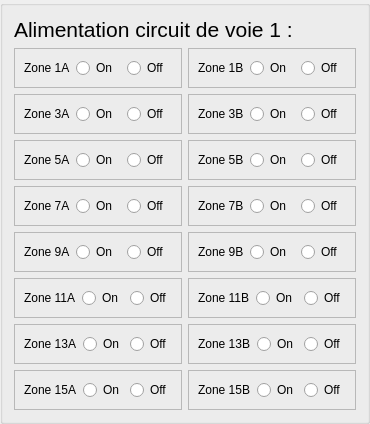
         <widget class="QGroupBox" name="groupBox_2">
          <property name="title">
           <string/>
          </property>
          <layout class="QGridLayout" name="gridLayout_3">
           <item row="1" column="0">
            <widget class="QFrame" name="Z1A">
             <property name="frameShape">
              <enum>QFrame::Shape::StyledPanel</enum>
             </property>
             <property name="frameShadow">
              <enum>QFrame::Shadow::Raised</enum>
             </property>
             <layout class="QHBoxLayout" name="horizontalLayout_7">
              <item>
               <widget class="QLabel" name="label_7">
                <property name="text">
                 <string>Zone 1A</string>
                </property>
               </widget>
              </item>
              <item>
               <widget class="QRadioButton" name="radioButton_7">
                <property name="text">
                 <string>On</string>
                </property>
               </widget>
              </item>
              <item>
               <widget class="QRadioButton" name="radioButton_8">
                <property name="text">
                 <string>Off</string>
                </property>
               </widget>
              </item>
             </layout>
            </widget>
           </item>
           <item row="1" column="1">
            <widget class="QFrame" name="Z1B">
             <property name="frameShape">
              <enum>QFrame::Shape::StyledPanel</enum>
             </property>
             <property name="frameShadow">
              <enum>QFrame::Shadow::Raised</enum>
             </property>
             <layout class="QHBoxLayout" name="horizontalLayout">
              <item>
               <widget class="QLabel" name="label_3">
                <property name="text">
                 <string>Zone 1B</string>
                </property>
               </widget>
              </item>
              <item>
               <widget class="QRadioButton" name="radioButton_6">
                <property name="text">
                 <string>On</string>
                </property>
               </widget>
              </item>
              <item>
               <widget class="QRadioButton" name="radioButton_4">
                <property name="text">
                 <string>Off</string>
                </property>
               </widget>
              </item>
             </layout>
            </widget>
           </item>
           <item row="2" column="0">
            <widget class="QFrame" name="Z3A">
             <property name="frameShape">
              <enum>QFrame::Shape::StyledPanel</enum>
             </property>
             <property name="frameShadow">
              <enum>QFrame::Shadow::Raised</enum>
             </property>
             <layout class="QHBoxLayout" name="horizontalLayout_8">
              <item>
               <widget class="QLabel" name="label_8">
                <property name="text">
                 <string>Zone 3A</string>
                </property>
               </widget>
              </item>
              <item>
               <widget class="QRadioButton" name="radioButton_9">
                <property name="text">
                 <string>On</string>
                </property>
               </widget>
              </item>
              <item>
               <widget class="QRadioButton" name="radioButton_10">
                <property name="text">
                 <string>Off</string>
                </property>
               </widget>
              </item>
             </layout>
            </widget>
           </item>
           <item row="2" column="1">
            <widget class="QFrame" name="Z3B">
             <property name="frameShape">
              <enum>QFrame::Shape::StyledPanel</enum>
             </property>
             <property name="frameShadow">
              <enum>QFrame::Shadow::Raised</enum>
             </property>
             <layout class="QGridLayout" name="gridLayout_10">
              <item row="0" column="2">
               <widget class="QRadioButton" name="radioButton_22">
                <property name="text">
                 <string>Off</string>
                </property>
               </widget>
              </item>
              <item row="0" column="1">
               <widget class="QRadioButton" name="radioButton_24">
                <property name="text">
                 <string>On</string>
                </property>
               </widget>
              </item>
              <item row="0" column="0">
               <widget class="QLabel" name="label_10">
                <property name="text">
                 <string>Zone 3B</string>
                </property>
               </widget>
              </item>
             </layout>
            </widget>
           </item>
           <item row="3" column="0">
            <widget class="QFrame" name="Z5A">
             <property name="frameShape">
              <enum>QFrame::Shape::StyledPanel</enum>
             </property>
             <property name="frameShadow">
              <enum>QFrame::Shadow::Raised</enum>
             </property>
             <layout class="QHBoxLayout" name="horizontalLayout_11">
              <item>
               <widget class="QLabel" name="label_15">
                <property name="text">
                 <string>Zone 5A</string>
                </property>
               </widget>
              </item>
              <item>
               <widget class="QRadioButton" name="radioButton_15">
                <property name="text">
                 <string>On</string>
                </property>
               </widget>
              </item>
              <item>
               <widget class="QRadioButton" name="radioButton_16">
                <property name="text">
                 <string>Off</string>
                </property>
               </widget>
              </item>
             </layout>
            </widget>
           </item>
           <item row="3" column="1">
            <widget class="QFrame" name="Z5B">
             <property name="frameShape">
              <enum>QFrame::Shape::StyledPanel</enum>
             </property>
             <property name="frameShadow">
              <enum>QFrame::Shadow::Raised</enum>
             </property>
             <layout class="QGridLayout" name="gridLayout_9">
              <item row="0" column="0">
               <widget class="QLabel" name="label_9">
                <property name="text">
                 <string>Zone 5B</string>
                </property>
               </widget>
              </item>
              <item row="0" column="1">
               <widget class="QRadioButton" name="radioButton_21">
                <property name="text">
                 <string>On</string>
                </property>
               </widget>
              </item>
              <item row="0" column="2">
               <widget class="QRadioButton" name="radioButton_19">
                <property name="text">
                 <string>Off</string>
                </property>
               </widget>
              </item>
             </layout>
            </widget>
           </item>
           <item row="4" column="0">
            <widget class="QFrame" name="Z7A">
             <property name="frameShape">
              <enum>QFrame::Shape::StyledPanel</enum>
             </property>
             <property name="frameShadow">
              <enum>QFrame::Shadow::Raised</enum>
             </property>
             <layout class="QHBoxLayout" name="horizontalLayout_9">
              <item>
               <widget class="QLabel" name="label_13">
                <property name="text">
                 <string>Zone 7A</string>
                </property>
               </widget>
              </item>
              <item>
               <widget class="QRadioButton" name="radioButton_11">
                <property name="text">
                 <string>On</string>
                </property>
               </widget>
              </item>
              <item>
               <widget class="QRadioButton" name="radioButton_12">
                <property name="text">
                 <string>Off</string>
                </property>
               </widget>
              </item>
             </layout>
            </widget>
           </item>
           <item row="4" column="1">
            <widget class="QFrame" name="Z7B">
             <property name="frameShape">
              <enum>QFrame::Shape::StyledPanel</enum>
             </property>
             <property name="frameShadow">
              <enum>QFrame::Shadow::Raised</enum>
             </property>
             <layout class="QGridLayout" name="gridLayout_11">
              <item row="0" column="2">
               <widget class="QRadioButton" name="radioButton_25">
                <property name="text">
                 <string>Off</string>
                </property>
               </widget>
              </item>
              <item row="0" column="0">
               <widget class="QLabel" name="label_11">
                <property name="text">
                 <string>Zone 7B</string>
                </property>
               </widget>
              </item>
              <item row="0" column="1">
               <widget class="QRadioButton" name="radioButton_27">
                <property name="text">
                 <string>On</string>
                </property>
               </widget>
              </item>
             </layout>
            </widget>
           </item>
           <item row="5" column="0">
            <widget class="QFrame" name="Z9A">
             <property name="frameShape">
              <enum>QFrame::Shape::StyledPanel</enum>
             </property>
             <property name="frameShadow">
              <enum>QFrame::Shadow::Raised</enum>
             </property>
             <layout class="QHBoxLayout" name="horizontalLayout_12">
              <item>
               <widget class="QLabel" name="label_17">
                <property name="text">
                 <string>Zone 9A</string>
                </property>
               </widget>
              </item>
              <item>
               <widget class="QRadioButton" name="radioButton_17">
                <property name="text">
                 <string>On</string>
                </property>
               </widget>
              </item>
              <item>
               <widget class="QRadioButton" name="radioButton_18">
                <property name="text">
                 <string>Off</string>
                </property>
               </widget>
              </item>
             </layout>
            </widget>
           </item>
           <item row="5" column="1">
            <widget class="QFrame" name="Z9B">
             <property name="frameShape">
              <enum>QFrame::Shape::StyledPanel</enum>
             </property>
             <property name="frameShadow">
              <enum>QFrame::Shadow::Raised</enum>
             </property>
             <layout class="QGridLayout" name="gridLayout_12">
              <item row="0" column="3">
               <widget class="QRadioButton" name="radioButton_28">
                <property name="text">
                 <string>Off</string>
                </property>
               </widget>
              </item>
              <item row="0" column="2">
               <widget class="QRadioButton" name="radioButton_30">
                <property name="text">
                 <string>On</string>
                </property>
               </widget>
              </item>
              <item row="0" column="1">
               <widget class="QLabel" name="label_12">
                <property name="text">
                 <string>Zone 9B</string>
                </property>
               </widget>
              </item>
             </layout>
            </widget>
           </item>
           <item row="6" column="0">
            <widget class="QFrame" name="Z11A">
             <property name="frameShape">
              <enum>QFrame::Shape::StyledPanel</enum>
             </property>
             <property name="frameShadow">
              <enum>QFrame::Shadow::Raised</enum>
             </property>
             <layout class="QHBoxLayout" name="horizontalLayout_10">
              <item>
               <widget class="QLabel" name="label_14">
                <property name="text">
                 <string>Zone 11A</string>
                </property>
               </widget>
              </item>
              <item>
               <widget class="QRadioButton" name="radioButton_13">
                <property name="text">
                 <string>On</string>
                </property>
               </widget>
              </item>
              <item>
               <widget class="QRadioButton" name="radioButton_14">
                <property name="text">
                 <string>Off</string>
                </property>
               </widget>
              </item>
             </layout>
            </widget>
           </item>
           <item row="6" column="1">
            <widget class="QFrame" name="Z11B">
             <property name="frameShape">
              <enum>QFrame::Shape::StyledPanel</enum>
             </property>
             <property name="frameShadow">
              <enum>QFrame::Shadow::Raised</enum>
             </property>
             <layout class="QGridLayout" name="gridLayout_16">
              <item row="0" column="1">
               <widget class="QRadioButton" name="radioButton_42">
                <property name="text">
                 <string>On</string>
                </property>
               </widget>
              </item>
              <item row="0" column="0">
               <widget class="QLabel" name="label_16">
                <property name="text">
                 <string>Zone 11B</string>
                </property>
               </widget>
              </item>
              <item row="0" column="3">
               <widget class="QRadioButton" name="radioButton_40">
                <property name="text">
                 <string>Off</string>
                </property>
               </widget>
              </item>
             </layout>
            </widget>
           </item>
           <item row="7" column="0">
            <widget class="QFrame" name="Z13A">
             <property name="frameShape">
              <enum>QFrame::Shape::StyledPanel</enum>
             </property>
             <property name="frameShadow">
              <enum>QFrame::Shadow::Raised</enum>
             </property>
             <layout class="QGridLayout" name="gridLayout_20">
              <item row="0" column="1">
               <widget class="QRadioButton" name="radioButton_54">
                <property name="text">
                 <string>On</string>
                </property>
               </widget>
              </item>
              <item row="0" column="2">
               <widget class="QRadioButton" name="radioButton_52">
                <property name="text">
                 <string>Off</string>
                </property>
               </widget>
              </item>
              <item row="0" column="0">
               <widget class="QLabel" name="label_20">
                <property name="text">
                 <string>Zone 13A</string>
                </property>
               </widget>
              </item>
             </layout>
            </widget>
           </item>
           <item row="7" column="1">
            <widget class="QFrame" name="Z13B">
             <property name="frameShape">
              <enum>QFrame::Shape::StyledPanel</enum>
             </property>
             <property name="frameShadow">
              <enum>QFrame::Shadow::Raised</enum>
             </property>
             <layout class="QGridLayout" name="gridLayout_18">
              <item row="0" column="1">
               <widget class="QRadioButton" name="radioButton_48">
                <property name="text">
                 <string>On</string>
                </property>
               </widget>
              </item>
              <item row="0" column="2">
               <widget class="QRadioButton" name="radioButton_46">
                <property name="text">
                 <string>Off</string>
                </property>
               </widget>
              </item>
              <item row="0" column="0">
               <widget class="QLabel" name="label_18">
                <property name="text">
                 <string>Zone 13B</string>
                </property>
               </widget>
              </item>
             </layout>
            </widget>
           </item>
           <item row="8" column="0">
            <widget class="QFrame" name="Z15A">
             <property name="frameShape">
              <enum>QFrame::Shape::StyledPanel</enum>
             </property>
             <property name="frameShadow">
              <enum>QFrame::Shadow::Raised</enum>
             </property>
             <layout class="QHBoxLayout" name="horizontalLayout_13">
              <item>
               <widget class="QLabel" name="label_21">
                <property name="text">
                 <string>Zone 15A</string>
                </property>
               </widget>
              </item>
              <item>
               <widget class="QRadioButton" name="radioButton_20">
                <property name="text">
                 <string>On</string>
                </property>
               </widget>
              </item>
              <item>
               <widget class="QRadioButton" name="radioButton_23">
                <property name="text">
                 <string>Off</string>
                </property>
               </widget>
              </item>
             </layout>
            </widget>
           </item>
           <item row="8" column="1">
            <widget class="QFrame" name="Z15B">
             <property name="frameShape">
              <enum>QFrame::Shape::StyledPanel</enum>
             </property>
             <property name="frameShadow">
              <enum>QFrame::Shadow::Raised</enum>
             </property>
             <layout class="QGridLayout" name="gridLayout_19">
              <item row="0" column="2">
               <widget class="QRadioButton" name="radioButton_49">
                <property name="text">
                 <string>Off</string>
                </property>
               </widget>
              </item>
              <item row="0" column="1">
               <widget class="QRadioButton" name="radioButton_51">
                <property name="text">
                 <string>On</string>
                </property>
               </widget>
              </item>
              <item row="0" column="0">
               <widget class="QLabel" name="label_19">
                <property name="text">
                 <string>Zone 15B</string>
                </property>
               </widget>
              </item>
             </layout>
            </widget>
           </item>
           <item row="0" column="0" colspan="2">
            <widget class="QLabel" name="label">
             <property name="font">
              <font>
               <pointsize>16</pointsize>
              </font>
             </property>
             <property name="text">
              <string>Alimentation circuit de voie 1 :</string>
             </property>
            </widget>
           </item>
          </layout>
         </widget>
